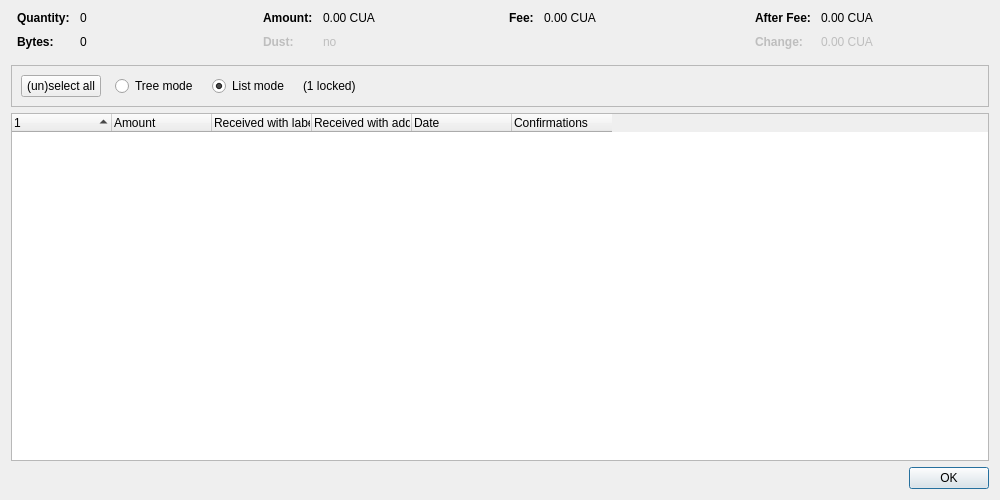
<?xml version="1.0" encoding="UTF-8"?>
<ui version="4.0">
 <class>CoinControlDialog</class>
 <widget class="QDialog" name="CoinControlDialog">
  <property name="geometry">
   <rect>
    <x>0</x>
    <y>0</y>
    <width>1000</width>
    <height>500</height>
   </rect>
  </property>
  <property name="windowTitle">
   <string>Coin Selection</string>
  </property>
  <layout class="QVBoxLayout" name="verticalLayout">
   <item>
    <layout class="QHBoxLayout" name="horizontalLayoutTop" stretch="0,0,0,0">
     <property name="topMargin">
      <number>0</number>
     </property>
     <property name="bottomMargin">
      <number>10</number>
     </property>
     <item>
      <layout class="QFormLayout" name="formLayoutCoinControl1">
       <property name="horizontalSpacing">
        <number>10</number>
       </property>
       <property name="verticalSpacing">
        <number>10</number>
       </property>
       <property name="leftMargin">
        <number>6</number>
       </property>
       <property name="rightMargin">
        <number>6</number>
       </property>
       <item row="0" column="0">
        <widget class="QLabel" name="labelCoinControlQuantityText">
         <property name="font">
          <font>
           <weight>75</weight>
           <bold>true</bold>
          </font>
         </property>
         <property name="text">
          <string>Quantity:</string>
         </property>
        </widget>
       </item>
       <item row="0" column="1">
        <widget class="QLabel" name="labelCoinControlQuantity">
         <property name="cursor">
          <cursorShape>IBeamCursor</cursorShape>
         </property>
         <property name="contextMenuPolicy">
          <enum>Qt::ActionsContextMenu</enum>
         </property>
         <property name="text">
          <string notr="true">0</string>
         </property>
         <property name="textInteractionFlags">
          <set>Qt::LinksAccessibleByMouse|Qt::TextSelectableByKeyboard|Qt::TextSelectableByMouse</set>
         </property>
        </widget>
       </item>
       <item row="1" column="0">
        <widget class="QLabel" name="labelCoinControlBytesText">
         <property name="font">
          <font>
           <weight>75</weight>
           <bold>true</bold>
          </font>
         </property>
         <property name="text">
          <string>Bytes:</string>
         </property>
        </widget>
       </item>
       <item row="1" column="1">
        <widget class="QLabel" name="labelCoinControlBytes">
         <property name="cursor">
          <cursorShape>IBeamCursor</cursorShape>
         </property>
         <property name="contextMenuPolicy">
          <enum>Qt::ActionsContextMenu</enum>
         </property>
         <property name="text">
          <string notr="true">0</string>
         </property>
         <property name="textInteractionFlags">
          <set>Qt::LinksAccessibleByMouse|Qt::TextSelectableByKeyboard|Qt::TextSelectableByMouse</set>
         </property>
        </widget>
       </item>
      </layout>
     </item>
     <item>
      <layout class="QFormLayout" name="formLayoutCoinControl2">
       <property name="horizontalSpacing">
        <number>10</number>
       </property>
       <property name="verticalSpacing">
        <number>10</number>
       </property>
       <property name="leftMargin">
        <number>6</number>
       </property>
       <property name="rightMargin">
        <number>6</number>
       </property>
       <item row="0" column="0">
        <widget class="QLabel" name="labelCoinControlAmountText">
         <property name="font">
          <font>
           <weight>75</weight>
           <bold>true</bold>
          </font>
         </property>
         <property name="text">
          <string>Amount:</string>
         </property>
        </widget>
       </item>
       <item row="0" column="1">
        <widget class="QLabel" name="labelCoinControlAmount">
         <property name="cursor">
          <cursorShape>IBeamCursor</cursorShape>
         </property>
         <property name="contextMenuPolicy">
          <enum>Qt::ActionsContextMenu</enum>
         </property>
         <property name="text">
          <string notr="true">0.00 CUA</string>
         </property>
         <property name="textInteractionFlags">
          <set>Qt::LinksAccessibleByMouse|Qt::TextSelectableByKeyboard|Qt::TextSelectableByMouse</set>
         </property>
        </widget>
       </item>
       <item row="1" column="0">
        <widget class="QLabel" name="labelCoinControlLowOutputText">
         <property name="enabled">
          <bool>false</bool>
         </property>
         <property name="font">
          <font>
           <weight>75</weight>
           <bold>true</bold>
          </font>
         </property>
         <property name="text">
          <string>Dust:</string>
         </property>
        </widget>
       </item>
       <item row="1" column="1">
        <widget class="QLabel" name="labelCoinControlLowOutput">
         <property name="enabled">
          <bool>false</bool>
         </property>
         <property name="cursor">
          <cursorShape>IBeamCursor</cursorShape>
         </property>
         <property name="contextMenuPolicy">
          <enum>Qt::ActionsContextMenu</enum>
         </property>
         <property name="text">
          <string notr="true">no</string>
         </property>
         <property name="textInteractionFlags">
          <set>Qt::LinksAccessibleByMouse|Qt::TextSelectableByKeyboard|Qt::TextSelectableByMouse</set>
         </property>
        </widget>
       </item>
      </layout>
     </item>
     <item>
      <layout class="QFormLayout" name="formLayoutCoinControl3">
       <property name="horizontalSpacing">
        <number>10</number>
       </property>
       <property name="verticalSpacing">
        <number>10</number>
       </property>
       <property name="leftMargin">
        <number>6</number>
       </property>
       <property name="rightMargin">
        <number>6</number>
       </property>
       <item row="0" column="0">
        <widget class="QLabel" name="labelCoinControlFeeText">
         <property name="font">
          <font>
           <weight>75</weight>
           <bold>true</bold>
          </font>
         </property>
         <property name="text">
          <string>Fee:</string>
         </property>
        </widget>
       </item>
       <item row="0" column="1">
        <widget class="QLabel" name="labelCoinControlFee">
         <property name="cursor">
          <cursorShape>IBeamCursor</cursorShape>
         </property>
         <property name="contextMenuPolicy">
          <enum>Qt::ActionsContextMenu</enum>
         </property>
         <property name="text">
          <string notr="true">0.00 CUA</string>
         </property>
         <property name="textInteractionFlags">
          <set>Qt::LinksAccessibleByMouse|Qt::TextSelectableByKeyboard|Qt::TextSelectableByMouse</set>
         </property>
        </widget>
       </item>
      </layout>
     </item>
     <item>
      <layout class="QFormLayout" name="formLayoutCoinControl4">
       <property name="horizontalSpacing">
        <number>10</number>
       </property>
       <property name="verticalSpacing">
        <number>10</number>
       </property>
       <property name="leftMargin">
        <number>6</number>
       </property>
       <property name="rightMargin">
        <number>6</number>
       </property>
       <item row="0" column="0">
        <widget class="QLabel" name="labelCoinControlAfterFeeText">
         <property name="font">
          <font>
           <weight>75</weight>
           <bold>true</bold>
          </font>
         </property>
         <property name="text">
          <string>After Fee:</string>
         </property>
        </widget>
       </item>
       <item row="0" column="1">
        <widget class="QLabel" name="labelCoinControlAfterFee">
         <property name="cursor">
          <cursorShape>IBeamCursor</cursorShape>
         </property>
         <property name="contextMenuPolicy">
          <enum>Qt::ActionsContextMenu</enum>
         </property>
         <property name="text">
          <string notr="true">0.00 CUA</string>
         </property>
         <property name="textInteractionFlags">
          <set>Qt::LinksAccessibleByMouse|Qt::TextSelectableByKeyboard|Qt::TextSelectableByMouse</set>
         </property>
        </widget>
       </item>
       <item row="1" column="0">
        <widget class="QLabel" name="labelCoinControlChangeText">
         <property name="enabled">
          <bool>false</bool>
         </property>
         <property name="font">
          <font>
           <weight>75</weight>
           <bold>true</bold>
          </font>
         </property>
         <property name="text">
          <string>Change:</string>
         </property>
        </widget>
       </item>
       <item row="1" column="1">
        <widget class="QLabel" name="labelCoinControlChange">
         <property name="enabled">
          <bool>false</bool>
         </property>
         <property name="cursor">
          <cursorShape>IBeamCursor</cursorShape>
         </property>
         <property name="contextMenuPolicy">
          <enum>Qt::ActionsContextMenu</enum>
         </property>
         <property name="text">
          <string notr="true">0.00 CUA</string>
         </property>
         <property name="textInteractionFlags">
          <set>Qt::LinksAccessibleByMouse|Qt::TextSelectableByKeyboard|Qt::TextSelectableByMouse</set>
         </property>
        </widget>
       </item>
      </layout>
     </item>
    </layout>
   </item>
   <item>
    <widget class="QFrame" name="frame">
     <property name="minimumSize">
      <size>
       <width>0</width>
       <height>40</height>
      </size>
     </property>
     <property name="frameShape">
      <enum>QFrame::StyledPanel</enum>
     </property>
     <property name="frameShadow">
      <enum>QFrame::Sunken</enum>
     </property>
     <layout class="QHBoxLayout" name="horizontalLayout">
      <item>
       <layout class="QHBoxLayout" name="horizontalLayoutPanel" stretch="0,0,0,0,0">
        <property name="spacing">
         <number>14</number>
        </property>
        <item>
         <widget class="QPushButton" name="pushButtonSelectAll">
          <property name="sizePolicy">
           <sizepolicy hsizetype="Maximum" vsizetype="Fixed">
            <horstretch>0</horstretch>
            <verstretch>0</verstretch>
           </sizepolicy>
          </property>
          <property name="text">
           <string>(un)select all</string>
          </property>
          <property name="autoDefault">
           <bool>false</bool>
          </property>
         </widget>
        </item>
        <item>
         <widget class="QRadioButton" name="radioTreeMode">
          <property name="sizePolicy">
           <sizepolicy hsizetype="Maximum" vsizetype="Fixed">
            <horstretch>0</horstretch>
            <verstretch>0</verstretch>
           </sizepolicy>
          </property>
          <property name="text">
           <string>Tree mode</string>
          </property>
         </widget>
        </item>
        <item>
         <widget class="QRadioButton" name="radioListMode">
          <property name="sizePolicy">
           <sizepolicy hsizetype="Maximum" vsizetype="Fixed">
            <horstretch>0</horstretch>
            <verstretch>0</verstretch>
           </sizepolicy>
          </property>
          <property name="text">
           <string>List mode</string>
          </property>
          <property name="checked">
           <bool>true</bool>
          </property>
         </widget>
        </item>
        <item>
         <widget class="QLabel" name="labelLocked">
          <property name="text">
           <string notr="true">(1 locked)</string>
          </property>
         </widget>
        </item>
        <item>
         <spacer name="horizontalSpacer">
          <property name="orientation">
           <enum>Qt::Horizontal</enum>
          </property>
          <property name="sizeHint" stdset="0">
           <size>
            <width>40</width>
            <height>20</height>
           </size>
          </property>
         </spacer>
        </item>
       </layout>
      </item>
     </layout>
    </widget>
   </item>
   <item>
    <widget class="CoinControlTreeWidget" name="treeWidget">
     <property name="contextMenuPolicy">
      <enum>Qt::CustomContextMenu</enum>
     </property>
     <property name="sortingEnabled">
      <bool>false</bool>
     </property>
     <property name="columnCount">
      <number>6</number>
     </property>
     <attribute name="headerShowSortIndicator" stdset="0">
      <bool>true</bool>
     </attribute>
     <attribute name="headerStretchLastSection">
      <bool>false</bool>
     </attribute>
     <column>
      <property name="text">
       <string/>
      </property>
     </column>
     <column>
      <property name="text">
       <string>Amount</string>
      </property>
     </column>
     <column>
      <property name="text">
       <string>Received with label</string>
      </property>
     </column>
     <column>
      <property name="text">
       <string>Received with address</string>
      </property>
     </column>
     <column>
      <property name="text">
       <string>Date</string>
      </property>
     </column>
     <column>
      <property name="text">
       <string>Confirmations</string>
      </property>
      <property name="toolTip">
       <string>Confirmed</string>
      </property>
     </column>
     <column>
      <property name="text">
       <string/>
      </property>
     </column>
     <column>
      <property name="text">
       <string/>
      </property>
     </column>
     <column>
      <property name="text">
       <string/>
      </property>
     </column>
     <column>
      <property name="text">
       <string/>
      </property>
     </column>
    </widget>
   </item>
   <item>
    <widget class="QDialogButtonBox" name="buttonBox">
     <property name="orientation">
      <enum>Qt::Horizontal</enum>
     </property>
     <property name="standardButtons">
      <set>QDialogButtonBox::Ok</set>
     </property>
    </widget>
   </item>
  </layout>
 </widget>
 <customwidgets>
  <customwidget>
   <class>CoinControlTreeWidget</class>
   <extends>QTreeWidget</extends>
   <header>qt/coincontroltreewidget.h</header>
  </customwidget>
 </customwidgets>
 <resources/>
 <connections/>
</ui>
